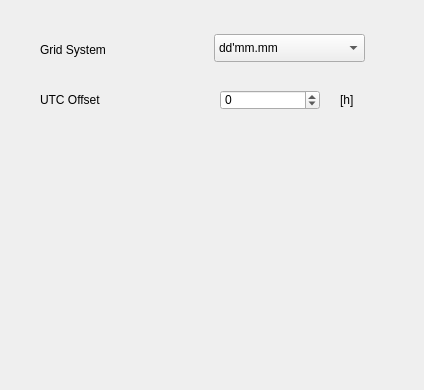
<?xml version="1.0" encoding="UTF-8"?>
<ui version="4.0" stdsetdef="1">
  <author></author>
  <comment></comment>
  <exportmacro></exportmacro>
  <class>GPSFrame6015</class>
  <widget class="QWidget" name="GPSFrame6015">
    <property name="geometry">
      <rect>
        <x>0</x>
        <y>0</y>
        <width>424</width>
        <height>390</height>
      </rect>
    </property>
    <property name="windowTitle">
      <string>GPS</string>
    </property>
    <widget class="QLabel" name="textLabel_GridSys">
      <property name="geometry">
        <rect>
          <x>40</x>
          <y>40</y>
          <width>134</width>
          <height>20</height>
        </rect>
      </property>
      <property name="text">
        <string>Grid System</string>
      </property>
      <property name="wordWrap">
        <bool>false</bool>
      </property>
    </widget>
    <widget class="QLabel" name="textLabel_UTCoffsetUnit">
      <property name="geometry">
        <rect>
          <x>340</x>
          <y>90</y>
          <width>67</width>
          <height>20</height>
        </rect>
      </property>
      <property name="text">
        <string>[h]</string>
      </property>
      <property name="wordWrap">
        <bool>false</bool>
      </property>
    </widget>
    <widget class="QLabel" name="textLabel_UTCoffset">
      <property name="geometry">
        <rect>
          <x>40</x>
          <y>90</y>
          <width>150</width>
          <height>20</height>
        </rect>
      </property>
      <property name="text">
        <string>UTC Offset</string>
      </property>
      <property name="wordWrap">
        <bool>false</bool>
      </property>
    </widget>
    <widget class="QSpinBox" name="spinBox_UTCoffset">
      <property name="geometry">
        <rect>
          <x>220</x>
          <y>90</y>
          <width>100</width>
          <height>20</height>
        </rect>
      </property>
      <property name="maximum">
        <number>13</number>
      </property>
      <property name="minimum">
        <number>-13</number>
      </property>
      <property name="singleStep">
        <number>1</number>
      </property>
      <property name="value">
        <number>0</number>
      </property>
    </widget>
    <widget class="QComboBox" name="comboBox_GridSys">
      <property name="geometry">
        <rect>
          <x>214</x>
          <y>34</y>
          <width>151</width>
          <height>28</height>
        </rect>
      </property>
      <item>
        <property name="text">
          <string>dd'mm.mm</string>
        </property>
      </item>
      <item>
        <property name="text">
          <string>dd.dddd</string>
        </property>
      </item>
      <item>
        <property name="text">
          <string>dd'mm''ss</string>
        </property>
      </item>
    </widget>
  </widget>
  <layoutdefault spacing="6" margin="11"/>
  <pixmapfunction>qPixmapFromMimeSource</pixmapfunction>
</ui>
